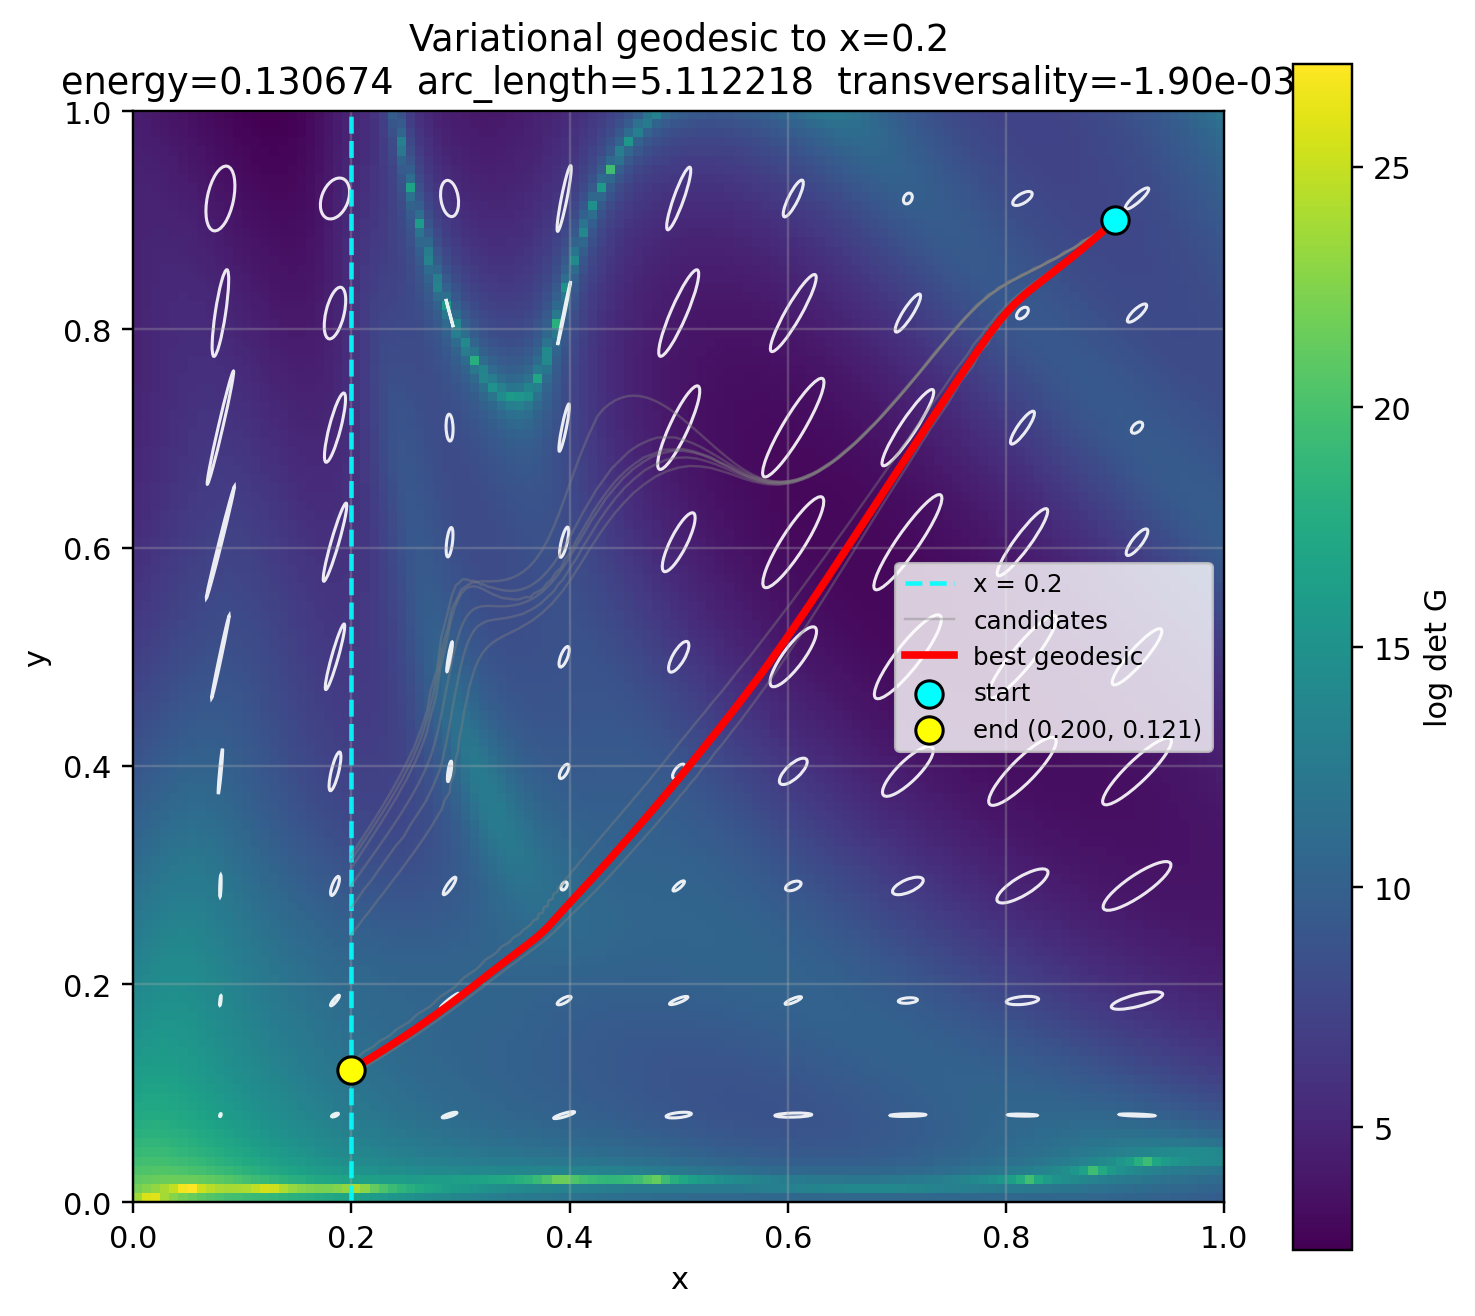

The Python source for this figure:
"""
离散变分法求解任意点到直线 x = x_target 的最短测地线。

终点 x 固定为 x_target，y 坐标由优化自动确定。
最小化离散能量自动满足横截性条件（终点切向量与直线度规正交）。
"""

import os
import json
import time
import numpy as np
import torch
import matplotlib.pyplot as plt

# 从 draw_geo.py 复用基础设施
from draw_geo import (
    metric_tensor_xy,
    metric_tensor_xy_batch,
    metric_mat,
    compute_logdet_grid,
    draw_metric_ellipses,
    device,
    dtype,
)


# =========================================================
# 1. 核心优化：离散变分测地线到竖线
# =========================================================
def variational_geodesic_to_line(
    start,
    x_target=0.2,
    y_init=None,
    init_path=None,
    N=50,
    lr=1.0,
    max_iter=300,
    tol=1e-8,
    grad_tol=1e-6,
    barrier_mu=1e-3,
    barrier_anneal=0.5,
    barrier_anneal_every=50,
    verbose=True,
):
    """
    用 L-BFGS 最小化离散能量，求从 start 到直线 x=x_target 的最短测地线。

    参数:
        start: (x0, y0) 起点坐标
        x_target: 目标直线 x = x_target
        y_init: 终点 y 的初始猜测，默认 = start[1]
        init_path: 可选 numpy array (N+1, 2)，提供时跳过直线插值
        N: 离散段数（路径有 N+1 个点）
        lr: L-BFGS 学习率
        max_iter: 最大迭代次数
        tol: 收敛容差（能量相对变化）
        grad_tol: 梯度范数收敛容差
        barrier_mu: 对数障碍初始权重
        barrier_anneal: 障碍退火因子（每 barrier_anneal_every 步乘以此值）
        barrier_anneal_every: 障碍退火间隔
        verbose: 是否打印优化过程

    返回:
        path: numpy array (N+1, 2) 最优路径
        energy: 最终离散能量
        arc_length: 度规弧长
        info: dict 包含优化细节
    """
    x0, y0 = start
    if y_init is None:
        y_init = y0

    eps = 1e-4  # 坐标边界 clamp 余量

    # 初始路径
    if init_path is not None:
        assert init_path.shape == (N + 1, 2), \
            f"init_path shape {init_path.shape} != ({N + 1}, 2)"
        ip = init_path.copy()
        y_init = ip[-1, 1]
    else:
        # start 到 (x_target, y_init) 的直线等分
        ip = np.zeros((N + 1, 2))
        for i in range(N + 1):
            t = i / N
            ip[i, 0] = x0 * (1 - t) + x_target * t
            ip[i, 1] = y0 * (1 - t) + y_init * t

    # 自由变量：内部节点 (q_1 ... q_{N-1}) 的 xy + 终点 y
    # 共 2*(N-1) + 1 个标量
    n_free = 2 * (N - 1) + 1
    params = torch.zeros(n_free, dtype=dtype, device=device, requires_grad=True)

    # 填入初始值
    with torch.no_grad():
        for i in range(1, N):
            params[2 * (i - 1)] = ip[i, 0]
            params[2 * (i - 1) + 1] = ip[i, 1]
        params[-1] = y_init  # 终点 y

    q0 = torch.tensor([x0, y0], dtype=dtype, device=device)  # 固定起点

    def build_path(p):
        """从自由变量构建完整路径 (N+1, 2)，不做硬 clamp"""
        inner = p[:-1].reshape(N - 1, 2)                        # (N-1, 2)
        y_end = p[-1:]
        x_end = torch.full_like(y_end, x_target)
        endpoint = torch.cat([x_end, y_end])                    # (2,)
        return torch.cat([q0.unsqueeze(0), inner, endpoint.unsqueeze(0)], dim=0)

    mu_holder = [barrier_mu]  # mutable container for closure access

    def compute_energy(p):
        """离散能量 E = Σ (dq^T G(mid) dq) + soft barrier"""
        path = build_path(p)                                    # (N+1, 2)
        dq = path[1:] - path[:-1]                               # (N, 2)
        mids = (0.5 * (path[:-1] + path[1:])).clamp(eps, 1 - eps)  # (N, 2)
        G = metric_tensor_xy_batch(mids)                        # (N, 2, 2)
        Gdq = torch.einsum('bij,bj->bi', G, dq)                # (N, 2)
        E = torch.einsum('bi,bi->', dq, Gdq)                    # scalar

        # 对数障碍：对内部节点和终点 y 施加 soft boundary
        if mu_holder[0] > 0:
            free_coords = path[1:].reshape(-1)                   # 所有自由坐标
            barrier = -(torch.log(free_coords - eps) + torch.log(1 - eps - free_coords)).sum()
            E = E + mu_holder[0] * barrier
        return E

    # L-BFGS 优化
    optimizer = torch.optim.LBFGS([params], lr=lr, max_iter=20,
                                   line_search_fn='strong_wolfe')

    energy_history = []
    prev_energy = float('inf')
    rel_change = float('inf')

    t_start = time.time()

    for iteration in range(max_iter):
        # barrier 退火
        if iteration > 0 and iteration % barrier_anneal_every == 0:
            mu_holder[0] *= barrier_anneal
            if verbose:
                print(f"  barrier mu annealed to {mu_holder[0]:.2e}")

        def closure():
            optimizer.zero_grad()
            E = compute_energy(params)
            E.backward()
            return E

        E_val = optimizer.step(closure)
        e = E_val.item()
        energy_history.append(e)

        # clamp 参数到合法范围（安全网）
        with torch.no_grad():
            params.clamp_(eps, 1 - eps)

        grad_norm = params.grad.norm().item() if params.grad is not None else float('inf')

        if verbose and (iteration % 20 == 0 or iteration == max_iter - 1):
            print(f"  iter {iteration:4d}  energy = {e:.8f}  |grad| = {grad_norm:.2e}")

        # 收敛检查：同时要求能量变化小 + 梯度范数小
        rel_change = abs(prev_energy - e) / (abs(e) + 1e-12)
        if rel_change < tol and grad_norm < grad_tol and iteration > 10:
            if verbose:
                print(f"  converged at iter {iteration}, rel_change = {rel_change:.2e}, |grad| = {grad_norm:.2e}")
            break
        prev_energy = e

    elapsed = time.time() - t_start

    # 提取最优路径
    with torch.no_grad():
        final_path = build_path(params).detach().cpu().numpy()
        # 计算纯测地线能量（不含 barrier）
        path_t = build_path(params)
        dq = path_t[1:] - path_t[:-1]
        mids = (0.5 * (path_t[:-1] + path_t[1:])).clamp(eps, 1 - eps)
        G = metric_tensor_xy_batch(mids)
        Gdq = torch.einsum('bij,bj->bi', G, dq)
        final_energy = torch.einsum('bi,bi->', dq, Gdq).item()

    arc_length = compute_variational_arc_length(final_path)

    info = {
        'energy_history': energy_history,
        'n_iter': len(energy_history),
        'elapsed_s': elapsed,
        'converged': rel_change < tol,
    }

    if verbose:
        print(f"  final energy   = {final_energy:.8f}")
        print(f"  arc length     = {arc_length:.6f}")
        print(f"  endpoint       = ({final_path[-1, 0]:.6f}, {final_path[-1, 1]:.6f})")
        print(f"  iterations     = {info['n_iter']}")
        print(f"  elapsed        = {elapsed:.3f} s")

    return final_path, final_energy, arc_length, info


# =========================================================
# 2. 弧长计算
# =========================================================
def compute_variational_arc_length(path):
    """
    对离散路径计算度规弧长 L = Σ sqrt(dq^T G(mid) dq)

    参数:
        path: numpy array (M, 2)
    返回:
        arc_length: float
    """
    arc_length = 0.0
    M = len(path)
    # 批量计算所有中点的度规张量
    mids = 0.5 * (path[:-1] + path[1:])                        # (M-1, 2)
    mids = np.clip(mids, 0.0, 1.0)
    mids_t = torch.tensor(mids, dtype=dtype, device=device)
    with torch.no_grad():
        G_all = metric_tensor_xy_batch(mids_t).cpu().numpy()    # (M-1, 2, 2)
    dq = path[1:] - path[:-1]                                   # (M-1, 2)
    # ds2_i = dq_i^T G_i dq_i
    Gdq = np.einsum('bij,bj->bi', G_all, dq)                   # (M-1, 2)
    ds2 = np.einsum('bi,bi->b', dq, Gdq)                       # (M-1,)
    mask = ds2 > 0
    arc_length = float(np.sum(np.sqrt(ds2[mask])))
    return arc_length


# =========================================================
# 2b. 批量粗搜索（Adam 并行优化 K 条路径）
# =========================================================
def batch_coarse_search(
    start,
    x_target=0.2,
    y_candidates=None,
    K=12,
    N=50,
    max_iter=1000,
    lr=0.01,
    barrier_mu=1e-3,
    barrier_anneal=0.5,
    barrier_anneal_every=150,
    tol=1e-7,
    verbose=True,
):
    """
    用 Adam 并行优化 K 条路径，共享 NN forward pass。

    返回:
        candidates: list of dict, 按 arc_length 排序
    """
    if y_candidates is None:
        y_candidates = np.linspace(0.05, 0.95, K)
    else:
        K = len(y_candidates)

    x0, y0 = start
    eps = 1e-4
    n_free = 2 * (N - 1) + 1

    # 初始化 (K, n_free) 参数矩阵
    all_params = torch.zeros(K, n_free, dtype=dtype, device=device)
    for k, y_c in enumerate(y_candidates):
        for i in range(1, N):
            t = i / N
            all_params[k, 2 * (i - 1)] = x0 * (1 - t) + x_target * t
            all_params[k, 2 * (i - 1) + 1] = y0 * (1 - t) + y_c * t
        all_params[k, -1] = y_c  # 终点 y
    all_params = all_params.detach().requires_grad_(True)

    q0 = torch.tensor([x0, y0], dtype=dtype, device=device)  # 固定起点

    def build_all_paths(params):
        """从 (K, n_free) 构建 (K, N+1, 2) 路径"""
        inner = params[:, :-1].reshape(K, N - 1, 2)           # (K, N-1, 2)
        y_end = params[:, -1:]                                  # (K, 1)
        x_end = torch.full_like(y_end, x_target)
        endpoint = torch.cat([x_end, y_end], dim=1).unsqueeze(1)  # (K, 1, 2)
        start_pt = q0.unsqueeze(0).unsqueeze(0).expand(K, 1, 2)   # (K, 1, 2)
        return torch.cat([start_pt, inner, endpoint], dim=1)       # (K, N+1, 2)

    optimizer = torch.optim.Adam([all_params], lr=lr)
    mu = barrier_mu

    t_start = time.time()
    prev_energies = None
    iteration = 0

    for iteration in range(max_iter):
        if iteration > 0 and iteration % barrier_anneal_every == 0:
            mu *= barrier_anneal
            if verbose:
                print(f"  barrier mu annealed to {mu:.2e}")

        optimizer.zero_grad()
        paths = build_all_paths(all_params)                    # (K, N+1, 2)
        # clamp 自由点，防止 log barrier 产生 NaN
        paths = torch.cat([paths[:, :1], paths[:, 1:].clamp(eps, 1 - eps)], dim=1)
        dqs = paths[:, 1:] - paths[:, :-1]                    # (K, N, 2)
        mids = (0.5 * (paths[:, :-1] + paths[:, 1:])).clamp(eps, 1 - eps)  # (K, N, 2)

        # 共享 NN forward: 一次处理 K*N 个点
        mids_flat = mids.reshape(K * N, 2)
        G_flat = metric_tensor_xy_batch(mids_flat)             # (K*N, 2, 2)
        G = G_flat.reshape(K, N, 2, 2)

        Gdq = torch.einsum('kbij,kbj->kbi', G, dqs)          # (K, N, 2)
        E = torch.einsum('kbi,kbi->k', dqs, Gdq)             # (K,)

        # 对数障碍
        free_coords = paths[:, 1:].reshape(K, -1)             # (K, 2*N)
        barrier = -(torch.log(free_coords - eps) + torch.log(1 - eps - free_coords)).sum(dim=1)
        E_total = E + mu * barrier                             # (K,)

        loss = E_total.sum()
        loss.backward()
        optimizer.step()

        # clamp 参数
        with torch.no_grad():
            all_params.clamp_(eps, 1 - eps)

        if verbose and (iteration % 200 == 0 or iteration == max_iter - 1):
            print(f"  iter {iteration:4d}  energies: min={E.min().item():.6f} max={E.max().item():.6f}")

        # 收敛检查
        if iteration > 20 and prev_energies is not None:
            rel_change = (prev_energies - E_total).abs() / (E_total.abs() + 1e-12)
            if rel_change.max().item() < tol:
                if verbose:
                    print(f"  all paths converged at iter {iteration}")
                break
        prev_energies = E_total.detach().clone()

    elapsed = time.time() - t_start

    # 提取结果
    candidates = []
    with torch.no_grad():
        paths_final = build_all_paths(all_params).detach().cpu().numpy()  # (K, N+1, 2)
        # 计算纯能量（不含 barrier）
        paths_t = build_all_paths(all_params)
        dqs_t = paths_t[:, 1:] - paths_t[:, :-1]
        mids_t = (0.5 * (paths_t[:, :-1] + paths_t[:, 1:])).clamp(eps, 1 - eps)
        mids_flat_t = mids_t.reshape(K * N, 2)
        G_flat_t = metric_tensor_xy_batch(mids_flat_t)
        G_t = G_flat_t.reshape(K, N, 2, 2)
        Gdq_t = torch.einsum('kbij,kbj->kbi', G_t, dqs_t)
        E_pure = torch.einsum('kbi,kbi->k', dqs_t, Gdq_t).cpu().numpy()

    for k in range(K):
        p = paths_final[k]
        arc_len = compute_variational_arc_length(p)
        candidates.append({
            'y_init': float(y_candidates[k]),
            'path': p,
            'energy': float(E_pure[k]),
            'arc_length': float(arc_len),
            'endpoint': [float(p[-1, 0]), float(p[-1, 1])],
            'n_iter': iteration + 1,
            'elapsed_s': elapsed,
            'phase': 'coarse',
        })

    candidates.sort(key=lambda c: c['arc_length'] if c['arc_length'] > 0 and not np.isnan(c['arc_length']) else float('inf'))

    if verbose:
        print(f"  batch coarse search: {elapsed:.3f}s, {iteration+1} iters")

    return candidates


# =========================================================
# 2c. 多起点搜索 + 两阶段精化
# =========================================================
def multi_start_variational_geodesic_to_line(
    start, x_target=0.2, y_candidates=None, K=12,
    N=50, lr=1.0, max_iter=300, tol=1e-8, grad_tol=1e-5,
    barrier_mu=1e-3, barrier_anneal=0.5, barrier_anneal_every=50,
    refine_top_k=3, refine_N=100, refine_max_iter=300,
    verbose=True,
):
    """
    多起点变分测地线搜索，避免局部最优。

    阶段1：对 K 个 y 候选分别求解（粗搜索）
    阶段2：取 top_k 个最优结果用更多离散点精化

    返回:
        best_path, best_energy, best_arc_length, best_info, candidates
        candidates: list of dict，每个候选的摘要
    """
    if y_candidates is None:
        y_candidates = np.linspace(0.05, 0.95, K)
    else:
        K = len(y_candidates)

    # --- 阶段 1：批量粗搜索（Adam 并行） ---
    t_coarse_start = time.time()
    if verbose:
        print(f"\n{'='*60}")
        print(f"Multi-start batch search: {K} candidates, N={N}")
        print(f"{'='*60}")

    candidates = batch_coarse_search(
        start=start, x_target=x_target, y_candidates=y_candidates, K=K,
        N=N, lr=0.01,
        barrier_mu=barrier_mu, barrier_anneal=barrier_anneal,
        barrier_anneal_every=barrier_anneal_every,
        verbose=verbose,
    )
    t_coarse = time.time() - t_coarse_start

    if verbose:
        print(f"\n{'='*60}")
        print("Coarse results (sorted by arc_length):")
        for i, c in enumerate(candidates):
            tag = " <-- top" if i < refine_top_k else ""
            print(f"  #{i+1} y_init={c['y_init']:.4f}  "
                  f"end=({c['endpoint'][0]:.4f},{c['endpoint'][1]:.4f})  "
                  f"arc={c['arc_length']:.6f}{tag}")

    # --- 阶段 2：精化 top_k ---
    t_refine_start = time.time()
    if verbose:
        print(f"\n{'='*60}")
        print(f"Refining top {refine_top_k} with N={refine_N}")
        print(f"{'='*60}")

    refined = []
    for i in range(min(refine_top_k, len(candidates))):
        c = candidates[i]
        if verbose:
            print(f"\n--- Refining #{i+1}: y_init={c['y_init']:.4f}, "
                  f"coarse arc={c['arc_length']:.6f} ---")

        # 将粗路径重采样到 refine_N+1 个点
        coarse_path = c['path']
        t_old = np.linspace(0, 1, len(coarse_path))
        t_new = np.linspace(0, 1, refine_N + 1)
        resampled = np.column_stack([
            np.interp(t_new, t_old, coarse_path[:, 0]),
            np.interp(t_new, t_old, coarse_path[:, 1]),
        ])

        path, energy, arc_len, info = variational_geodesic_to_line(
            start=start, x_target=x_target, init_path=resampled,
            N=refine_N, lr=lr, max_iter=refine_max_iter,
            barrier_mu=0,
            barrier_anneal=barrier_anneal,
            barrier_anneal_every=barrier_anneal_every, verbose=verbose,
        )
        refined.append({
            'y_init': c['y_init'],
            'path': path,
            'energy': float(energy),
            'arc_length': float(arc_len),
            'endpoint': [float(path[-1, 0]), float(path[-1, 1])],
            'n_iter': info['n_iter'],
            'info': info,
            'phase': 'refined',
        })

    refined.sort(key=lambda c: c['arc_length'] if c['arc_length'] > 0 and not np.isnan(c['arc_length']) else float('inf'))
    best = refined[0]
    t_refine = time.time() - t_refine_start
    t_total = t_coarse + t_refine

    if verbose:
        print(f"\n{'='*60}")
        print(f"Best after refinement:")
        print(f"  arc_length = {best['arc_length']:.6f}")
        print(f"  endpoint   = ({best['endpoint'][0]:.6f}, {best['endpoint'][1]:.6f})")
        print(f"\n  Timing:")
        print(f"    coarse search : {t_coarse:7.2f}s  ({t_coarse/t_total*100:5.1f}%)")
        print(f"    refinement    : {t_refine:7.2f}s  ({t_refine/t_total*100:5.1f}%)")
        print(f"    total         : {t_total:7.2f}s")
        print(f"{'='*60}")

    return best['path'], best['energy'], best['arc_length'], best['info'], candidates


# =========================================================
# 3. 横截性检验
# =========================================================
def check_transversality(path):
    """
    检验终点切向量与直线 x=const 的度规正交性。
    直线切向量为 e_y = (0, 1)。
    横截性条件：cos<tangent, e_y>_G = 0

    返回:
        cos_angle: float, 归一化度规内积 cos(θ)（越接近 0 越正交）
        tangent: 终点切向量 (unnormalized)
    """
    # 终点切向量：最后一段的差分
    tangent = path[-1] - path[-2]
    endpoint = path[-1]

    x_end = np.clip(float(endpoint[0]), 0.0, 1.0)
    y_end = np.clip(float(endpoint[1]), 0.0, 1.0)
    G = metric_mat(x_end, y_end).cpu().numpy()

    e_y = np.array([0.0, 1.0])

    # G-范数归一化，使内积 = cos(θ)
    norm_t = np.sqrt(tangent @ G @ tangent)
    norm_e = np.sqrt(e_y @ G @ e_y)
    if norm_t > 0 and norm_e > 0:
        cos_angle = (tangent @ G @ e_y) / (norm_t * norm_e)
    else:
        cos_angle = float('nan')

    return cos_angle, tangent


# =========================================================
# 4. 可视化
# =========================================================
def plot_variational_geodesic_to_line(
    start,
    x_target=0.2,
    y_init=None,
    y_candidates=None,
    K=12,
    N=50,
    lr=1.0,
    max_iter=300,
    tol=1e-8,
    grad_tol=1e-5,
    barrier_mu=1e-3,
    barrier_anneal=0.5,
    barrier_anneal_every=50,
    refine_top_k=3,
    refine_N=200,
    refine_max_iter=500,
    show_heatmap=True,
    heatmap_n=120,
    ellipse_grid=9,
    ellipse_scale=0.05,
    save_path=None,
    log_path=None,
):
    """
    求解并可视化从 start 到直线 x=x_target 的变分测地线。
    当提供 y_candidates 或 K 时，启用多起点搜索。
    """
    use_multi = y_candidates is not None

    print("=" * 60)
    print(f"Variational geodesic: {start} -> x = {x_target}")
    print(f"N = {N}, max_iter = {max_iter}, lr = {lr}")
    if use_multi:
        print(f"Multi-start: K={K}, refine_top_k={refine_top_k}, refine_N={refine_N}")
    print("=" * 60)

    candidates_summary = None

    if use_multi:
        path, energy, arc_length, info, candidates_raw = \
            multi_start_variational_geodesic_to_line(
                start=start, x_target=x_target,
                y_candidates=y_candidates, K=K,
                N=N, lr=lr, max_iter=max_iter, tol=tol,
                grad_tol=grad_tol, barrier_mu=barrier_mu,
                barrier_anneal=barrier_anneal,
                barrier_anneal_every=barrier_anneal_every,
                refine_top_k=refine_top_k, refine_N=refine_N,
                refine_max_iter=refine_max_iter, verbose=True,
            )
        candidates_summary = [
            {k: v for k, v in c.items() if k != 'path'}
            for c in candidates_raw
        ]
        candidate_paths = [c['path'] for c in candidates_raw]
    else:
        path, energy, arc_length, info = variational_geodesic_to_line(
            start=start, x_target=x_target, y_init=y_init,
            N=N, lr=lr, max_iter=max_iter, tol=tol,
            grad_tol=grad_tol, barrier_mu=barrier_mu,
            barrier_anneal=barrier_anneal,
            barrier_anneal_every=barrier_anneal_every, verbose=True,
        )
        candidate_paths = []

    # 横截性检验
    trans_ip, tangent = check_transversality(path)

    print("\n--- Transversality check ---")
    print(f"  terminal tangent   = ({tangent[0]:.6f}, {tangent[1]:.6f})")
    print(f"  cos<tangent, e_y>_G = {trans_ip:.6e}")
    print(f"  (should be ≈ 0 for orthogonality)")

    # 绘图
    fig, ax = plt.subplots(figsize=(8, 7))

    if show_heatmap:
        print("Computing heatmap ...")
        xs, ys, Z = compute_logdet_grid(n=heatmap_n)
        im = ax.imshow(Z, origin='lower', extent=[0, 1, 0, 1], aspect='equal')
        plt.colorbar(im, ax=ax, label='log det G')

    print("Drawing metric ellipses ...")
    draw_metric_ellipses(
        ax=ax,
        n_grid=ellipse_grid,
        scale=ellipse_scale,
        color='white' if show_heatmap else 'black',
        alpha=0.9,
        linewidth=1.0,
    )

    # 目标直线
    ax.axvline(x=x_target, linestyle='--', linewidth=1.5,
               color='cyan' if show_heatmap else 'blue',
               alpha=0.9, label=f'x = {x_target}')

    # 候选路径（浅灰色）
    for i, cp in enumerate(candidate_paths):
        ax.plot(cp[:, 0], cp[:, 1], color='gray', linewidth=0.8,
                alpha=0.4, label='candidates' if i == 0 else None)

    # 最优测地线路径（红色）
    ax.plot(path[:, 0], path[:, 1], color='red', linewidth=2.5,
            label='best geodesic')

    # 起点 / 终点
    ax.scatter([start[0]], [start[1]], color='cyan', s=80,
               edgecolors='black', zorder=6, label='start')
    ax.scatter([path[-1, 0]], [path[-1, 1]], color='yellow', s=80,
               edgecolors='black', zorder=6,
               label=f'end ({path[-1,0]:.3f}, {path[-1,1]:.3f})')

    ax.set_xlim(0, 1)
    ax.set_ylim(0, 1)
    ax.set_aspect('equal')
    ax.grid(True, alpha=0.3)
    ax.set_xlabel("x")
    ax.set_ylabel("y")
    ax.set_title(
        f"Variational geodesic to x={x_target}\n"
        f"energy={energy:.6f}  arc_length={arc_length:.6f}  "
        f"transversality={trans_ip:.2e}"
    )
    ax.legend(fontsize=8)

    if save_path is not None:
        plt.savefig(save_path, dpi=220, bbox_inches='tight')
        print(f"Figure saved to: {save_path}")
    plt.show()

    # JSON 日志
    if log_path is None and save_path is not None:
        log_path = save_path.rsplit('.', 1)[0] + '_log.json'

    if log_path is not None:
        log_data = {
            "start": list(start),
            "x_target": x_target,
            "N": N,
            "endpoint": [float(path[-1, 0]), float(path[-1, 1])],
            "energy": float(energy),
            "arc_length": float(arc_length),
            "transversality_cos_angle": float(trans_ip),
            "terminal_tangent": [float(tangent[0]), float(tangent[1])],
            "n_iter": info['n_iter'],
            "elapsed_s": info['elapsed_s'],
            "converged": info['converged'],
            "energy_history": [float(e) for e in info['energy_history']],
        }
        if candidates_summary is not None:
            log_data["candidates"] = candidates_summary
        with open(log_path, 'w', encoding='utf-8') as f:
            json.dump(log_data, f, indent=2, ensure_ascii=False)
        print(f"Log saved to: {log_path}")

    return path, energy, arc_length, info


# =========================================================
# 5. 主程序
# =========================================================
if __name__ == '__main__':
    start = (0.9, 0.9)
    plot_variational_geodesic_to_line(
        start=start,
        x_target=0.2,
        N=100,
        max_iter=300,
        y_candidates=np.linspace(0.05, 0.95, 12),
        save_path='variational_geodesic.png',
    )
